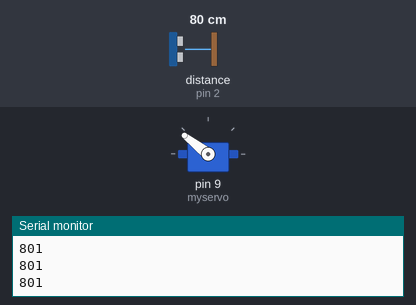
Simulated run of this sketch. Board: Arduino Uno, built with avr-gcc and run on an emulated ATmega328P. Parts: servo, the last lines printed to the serial monitor. Wiring (inferred from the names in the program): ultrasonic range finder: trigger pin 3; echo pin 2. The inputs (shaded band) are chosen by the test bench; at power-on: distance to the obstacle (sensor on pin 2) 80 cm. The echo pulse lasts 58.3 µs per cm.

Above: at 1.2 s.
1.3 s: distance to the obstacle (sensor on pin 2) set to 2 cm
At 2.3 s:
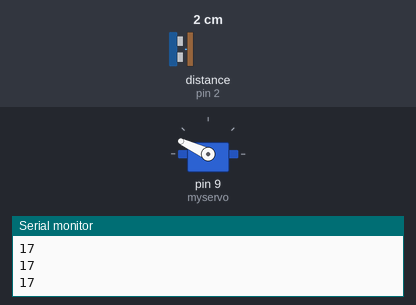
2.8 s: distance to the obstacle (sensor on pin 2) set to 35 cm
At 3.8 s:
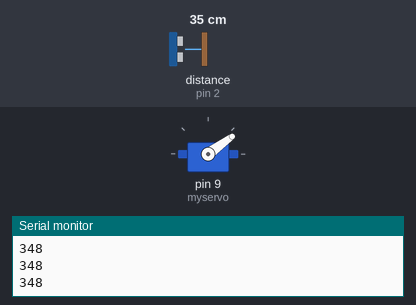
5.8 s: distance to the obstacle (sensor on pin 2) set to 4 cm
At 6.8 s:
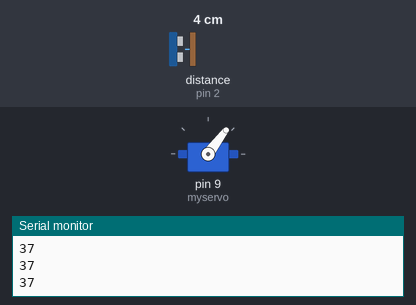
7.3 s: distance to the obstacle (sensor on pin 2) set to 60 cm
At 10.2 s:
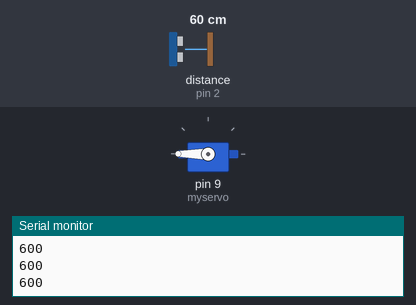
Timing chart, 0 to 11.3 s (numbered marks = the images above; inputs shaded):
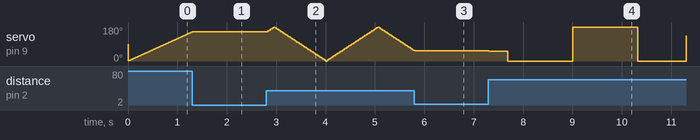

Measured:
- after the input at 1.3 s, servo on pin 9 (myservo): goes on until 1.3 s, then stays 155°
- after the input at 5.8 s, servo on pin 9 (myservo): goes on until 5.8 s, then stays 53°
- after the input at 7.3 s, servo on pin 9 (myservo): 53° → 52° at once, → 0° 0.38 s later, → 180° 1.3 s later, → 0° 1.3 s later

The sketch:

yl4.ino
```cpp
#include <Servo.h>

Servo myservo;

int pos = 0;

void setup() {
  myservo.attach(9);
  Serial.begin(9600);
  pinMode(2,INPUT);
  pinMode(3,OUTPUT);
}


int echoPin = 2;
int trigPin = 3;
int delay_us = 10; // <--- YOU HAVE TO FIND THE CORRECT VALUE FROM THE DATASHEET
long distance_mm = 0;
long duration_us;

void check() {
  digitalWrite(trigPin, HIGH);
  delayMicroseconds(delay_us);
  digitalWrite(trigPin, LOW);
  duration_us = pulseIn(echoPin, HIGH);
  distance_mm = duration_us / 5.8;
  Serial.println(distance_mm);
}
void loop() {
  for (pos = 0; pos <= 180;) {
    check();
    if (distance_mm < 300) {
      Serial.println(distance_mm);
    }
    else {
      myservo.write(pos+=1);
      delay(3);
    }
  }
  for (pos = 180; pos >= 0;) {
    check();
    if (distance_mm < 300) {
      Serial.println(distance_mm);
    }
    else {
      myservo.write(pos-=1);
      delay(3);
    }
  }
}
```
